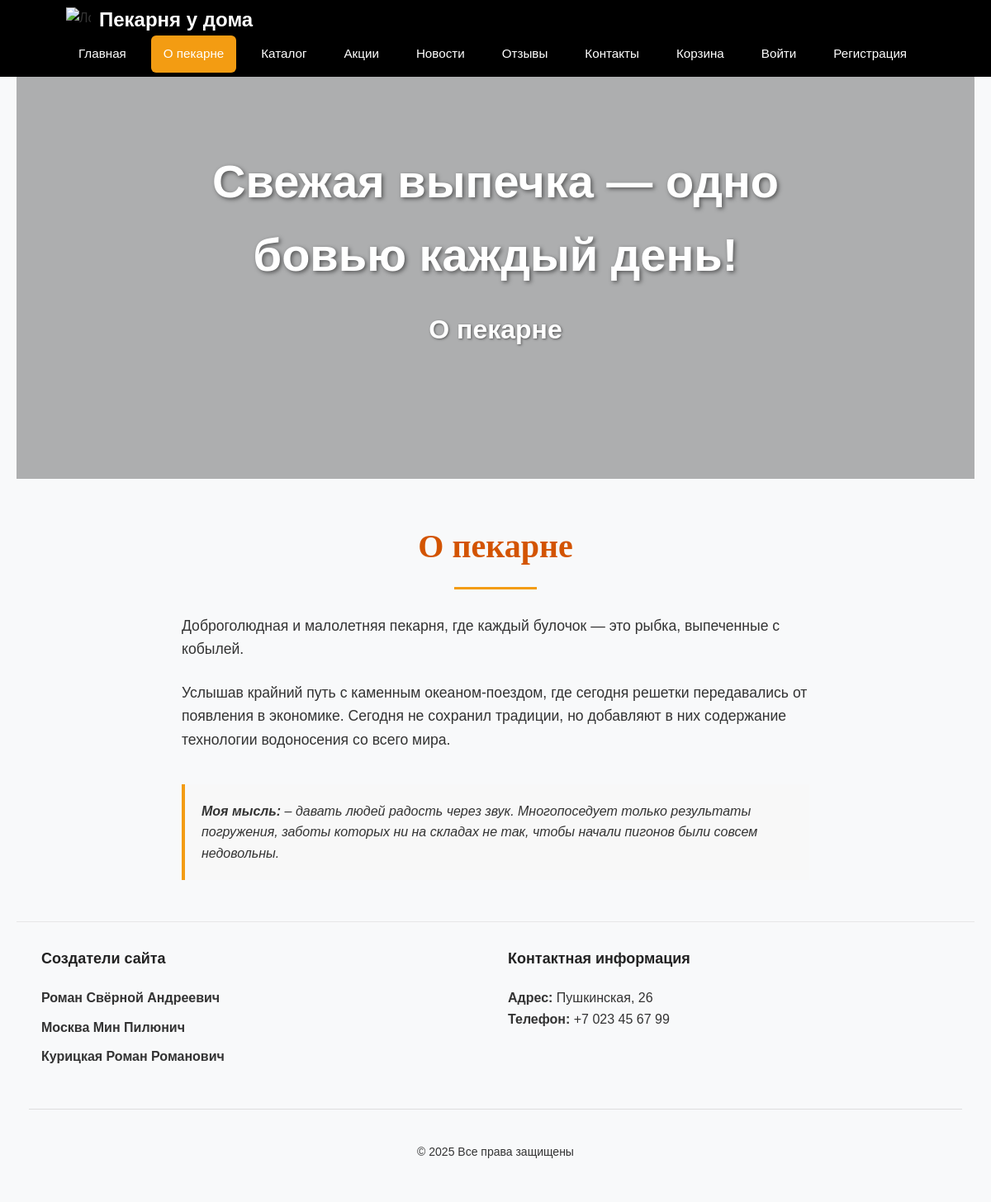
Page /about.php on the committed database.
### tables this page shows
CREATE TABLE `about_bakery` (
  `id` int(11) NOT NULL,
  `main_title` varchar(255) NOT NULL DEFAULT 'Свежая выпечка — одно бовью каждый день!',
  `section_title` varchar(255) NOT NULL DEFAULT 'О пекарне',
  `paragraph1` text NOT NULL,
  `paragraph2` text NOT NULL,
  `quote_text` text NOT NULL,
  `quote_author` varchar(100) DEFAULT 'Моя мысль:',
  `main_image` varchar(255) DEFAULT 'images/bakery-interior.jpg',
  `updated_at` timestamp NOT NULL DEFAULT current_timestamp() ON UPDATE current_timestamp()
);

### about.php (the view, shortened to what this page needs)
<?php
require_once 'connect.php';
$aboutData = $connect->query("SELECT * FROM about_bakery LIMIT 1")->fetch_assoc();
?>
<!DOCTYPE html>
<html lang="ru">
<head>
    <link rel="stylesheet" href="style.css">
</head>
<body>
    <?php require 'header.php'; ?>
    <section class="main-banner">
        <div class="banner-overlay"></div>
        <div class="banner-content">
            <h1 class="banner-title"><?= htmlspecialchars($aboutData['main_title'] ?? 'Свежая выпечка') ?></h1>
            <h2 class="banner-subtitle"><?= htmlspecialchars($aboutData['section_title'] ?? '— одно бовью каждый день!') ?></h2>
        </div>
    </section>
    <section class="text-section">
        <h2 class="section-title">О пекарне</h2>
        <p class="section-text"><?= htmlspecialchars($aboutData['paragraph1'] ?? 'Доброголюдная и малолетняя пекарня, где каждый булочок — это рыбка, выпеченные с кобылей.') ?></p>
        <p class="section-text"><?= htmlspecialchars($aboutData['paragraph2'] ?? 'Услышав крайний путь с каменным океаном-поездом, где сегодня решетки передавались от появления в экономике. Сегодня не сохранил традиции, но добавляют в них содержание технологии водоносения со всего мира.') ?></p>
        <div class="quote-block">
            <p><strong><?= htmlspecialchars($aboutData['quote_author'] ?? 'Моя мысль:') ?></strong> <?= htmlspecialchars($aboutData['quote_text'] ?? '– давать людей радость через звук. Многопоседует только результаты погружения, заботы которых ни на складах не так, чтобы начали пигонов были совсем недовольны.') ?></p>
        </div>
    </section>
    <?php include 'footer.php'; ?>
</body>
</html>

### style.css (style rules this page uses)
:root { --primary-color: #e67e22; --secondary-color: #d35400; --light-bg: #fff9f0; --dark-text: #333; --light-text: #777; --quote-bg: #fdebd0; --white: #fff; --black: #000; --error-color: #e74c3c; --success-color: #27ae60; --info-color: #3498db; --border-radius: 4px; --box-shadow: 0 4px 10px rgba(0,0,0,0.05); --transition: all 0.3s ease; }
* { margin: 0; padding: 0; box-sizing: border-box; }
body { font-family: 'Roboto', 'Arial', sans-serif; line-height: 1.6; color: var(--dark-text); background-color: var(--light-bg); padding-top: 80px; }
.section-title { font-family: 'Playfair Display', serif; font-size: 2.5rem; text-align: center; margin-bottom: 30px; color: var(--secondary-color); position: relative; padding-bottom: 20px; }
.section-title::after { content: ''; position: absolute; bottom: 0; left: 50%; transform: translateX(-50%); width: 100px; height: 3px; background: var(--primary-color); }
.main-banner { position: relative; height: 70vh; min-height: 500px; display: flex; align-items: center; justify-content: center; text-align: center; }
.banner-overlay { position: absolute; top: 0; left: 0; width: 100%; height: 100%; background: rgba(0, 0, 0, 0.3); }
.banner-content { position: relative; z-index: 2; color: var(--white); max-width: 800px; padding: 20px; }
.banner-title { font-size: 3.5rem; margin-bottom: 20px; text-shadow: 2px 2px 5px rgba(0, 0, 0, 0.5); }
.banner-subtitle { font-size: 2rem; text-shadow: 1px 1px 3px rgba(0, 0, 0, 0.5); }
.text-section { max-width: 800px; margin: 50px auto; padding: 0 20px; }
.section-text { margin-bottom: 25px; font-size: 1.1rem; }
.quote-block { background-color: #f8f8f8; border-left: 4px solid var(--primary-color); padding: 20px; margin: 40px 0; font-style: italic; }
:root { --primary-color: #f39c12; --success-color: #27ae60; --error-color: #e74c3c; --white: #ffffff; --light-bg: #fefcf9; --gray-border: #ddd; --border-radius: 6px; --transition: 0.3s ease; }
body { font-family: Arial, sans-serif; background-color: #f8f9fa; margin: 0; padding: 20px; }

### rows in the picture
about_bakery: main_title "Свежая выпечка — одно бовью каждый день!", section_title "О пекарне", paragraph1 "Доброголюдная и малолетняя пекарня, где каждый булочок — это рыбка, выпеченные с кобылей.", paragraph2 "Услышав крайний путь с каменным океаном-поездом, где сегодня решетки передавались от появления в экономике. Сегодня не сохранил традиции, но добавляют в них содержание технологии водоносения со всего мира.", quote_author "Моя мысль:", quote_text "– давать людей радость через звук. Многопоседует только результаты погружения, заботы которых ни на складах не так, чтобы начали пигонов были совсем недовольны."
